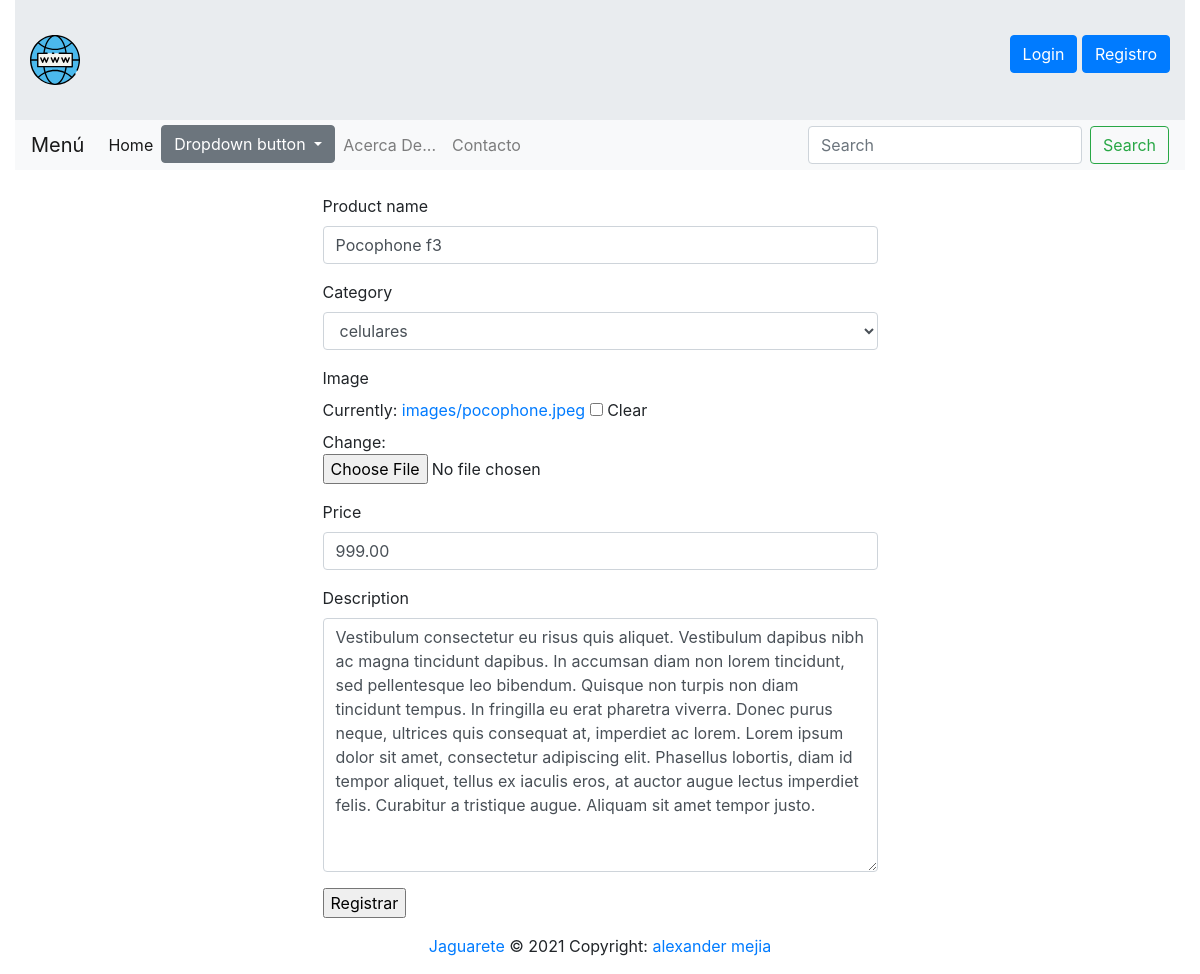
/update_product/6, run on an earlier commit of the app's database.
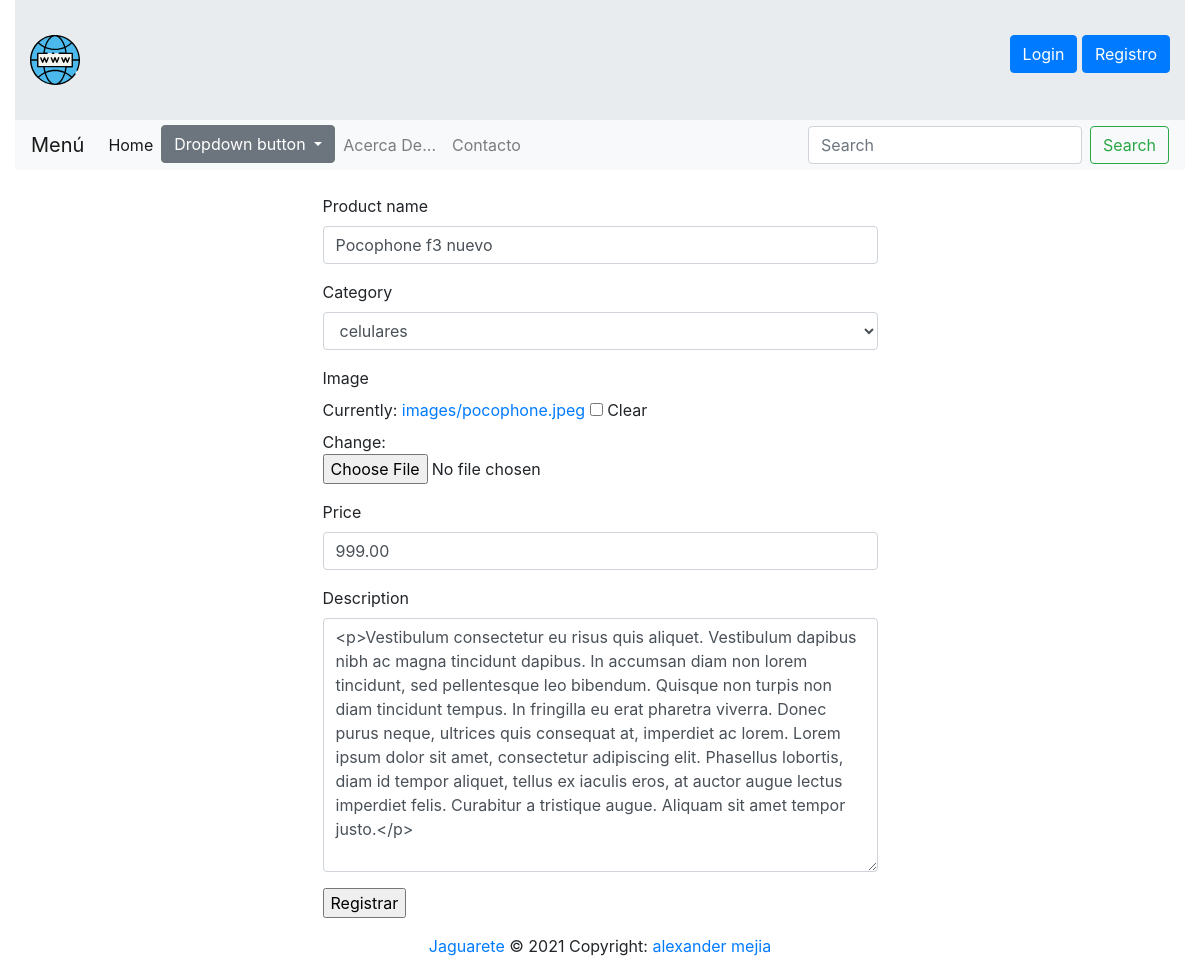
And on a later commit of the database.
### jaguarete/models.py (models this page shows, shortened)
class Product(models.Model):
    product_name = models.CharField(max_length=200)
    description = RichTextField()
    price = models.DecimalField(max_digits=5, decimal_places=2)
    image = models.ImageField(upload_to = 'images/',  null=True, blank=True)
    category = models.ForeignKey(Category, blank=True, on_delete=models.CASCADE)
    create_on = models.DateTimeField(auto_now=True)

### jaguarete/views.py (the view)
# urls.py: path('update_product/<int:pk>', views.UpdateProduct.as_view(), name='update_product' ),
class UpdateProduct(UpdateView):
    model = Product
    template_name = 'new_product.html'
    form_class = NewProductForm
    success_url = reverse_lazy('home')

### jaguarete/forms.py
class NewProductForm(ModelForm):
    class Meta:
        model = Product
        fields = '__all__'
        widgets = {
            'image_file': forms.FileInput(attrs={'accept': 'image/*'}),
        }

### jaguarete/models.py (called while the page is built)
    def __str__(self):
        return self.category_name

### jaguarete/templates/new_product.html (shortened to what this page needs)
{% extends 'base.html' %}
{% load crispy_forms_tags %}
{% block page_content %}
<div class="container col-6 mt-4">
    <form action="" method="POST" enctype="multipart/form-data">
        {{form.product_name|as_crispy_field}}
        {{form.category|as_crispy_field}}
        {{form.image|as_crispy_field}}
        {{form.price|as_crispy_field}}
        {{form.description|as_crispy_field}}
        <input type="submit" value="Registrar">
    </form>
</div>
{% endblock %}

What changed in the data, as far as the page shows it:
changed Product "celulares": product_name "Pocophone f3" → "Pocophone f3 nuevo"; description "Vestibulum consectetur eu risus quis aliquet. Vestibulum dapibus nibh ac magna tincidunt dapibus. In accumsan diam non lorem tincidunt, sed pellentesque leo bibendum. Quisque non turpis non diam tincidunt tempus. In fringilla eu erat pharetra viverra. Donec purus neque, ultrices quis consequat at, imperdiet ac lorem. Lorem ipsum dolor sit amet, consectetur adipiscing elit. Phasellus lobortis, diam id tempor aliquet, tellus ex iaculis eros, at auctor augue lectus imperdiet felis. Curabitur a tristique augue. Aliquam sit amet tempor justo." → "<p>Vestibulum consectetur eu risus quis aliquet. Vestibulum dapibus nibh ac magna tincidunt dapibus. In accumsan diam non lorem tincidunt, sed pellentesque leo bibendum. Quisque non turpis non diam tincidunt tempus. In fringilla eu erat pharetra viverra. Donec purus neque, ultrices quis consequat at, imperdiet ac lorem. Lorem ipsum dolor sit amet, consectetur adipiscing elit. Phasellus lobortis, diam id tempor aliquet, tellus ex iaculis eros, at auctor augue lectus imperdiet felis. Curabitur a tristique augue. Aliquam sit amet tempor justo.</p>"
